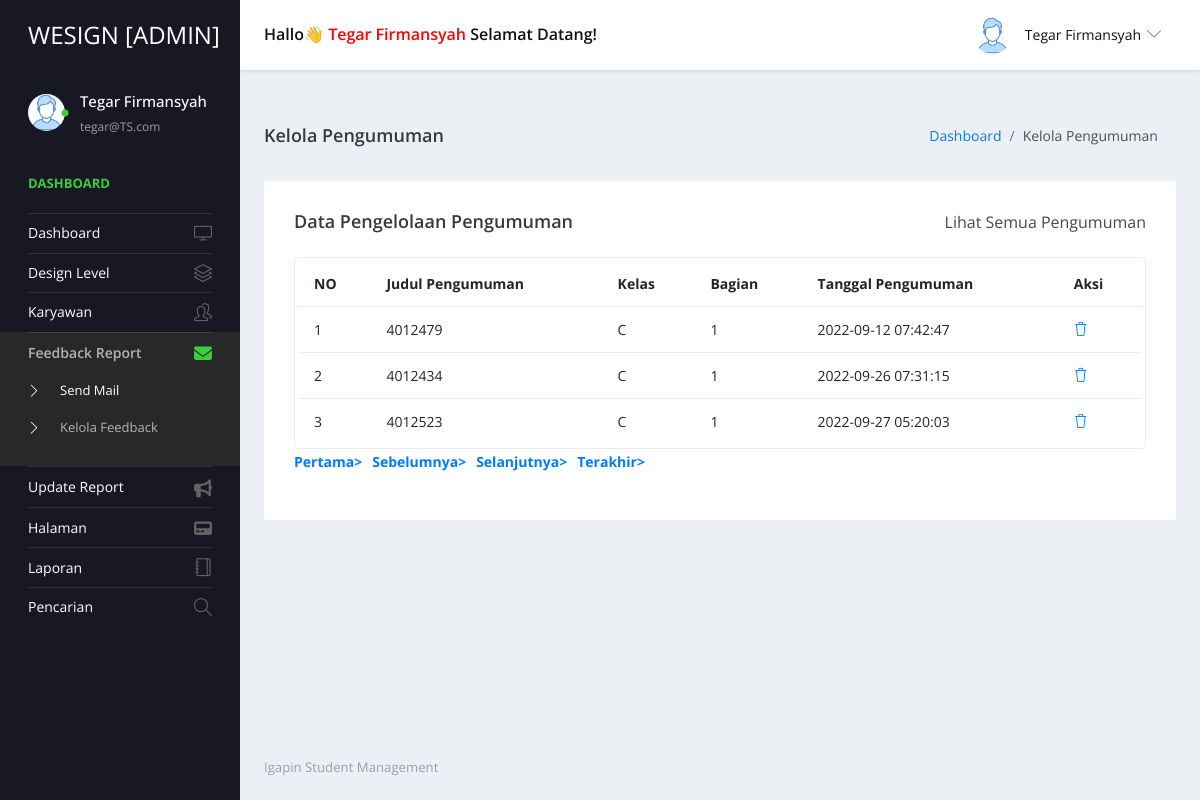
The app's page /admin/manage-notice.php (signed in) with its own data.
### tables this page shows
CREATE TABLE `tblnotice` (
  `ID` int(5) NOT NULL,
  `NoticeTitle` mediumtext DEFAULT NULL,
  `ClassId` int(10) DEFAULT NULL,
  `NoticeMsg` mediumtext DEFAULT NULL,
  `CreationDate` timestamp NULL DEFAULT current_timestamp()
);

CREATE TABLE `tblclass` (
  `ID` int(5) NOT NULL,
  `ClassName` varchar(50) DEFAULT NULL,
  `Section` varchar(20) DEFAULT NULL,
  `CreationDate` timestamp NULL DEFAULT current_timestamp()
);

### admin/manage-notice.php (the view, shortened to what this page needs)
<?php
include('includes/dbconnection.php');
if (strlen($_SESSION['sturecmsaid'] == 0)) {
  header('location:logout.php');
} else {
?>
  <!DOCTYPE html>
  <html lang="en">
  <head>
    <link rel="stylesheet" href="vendors/simple-line-icons/css/simple-line-icons.css">
    <link rel="stylesheet" href="vendors/flag-icon-css/css/flag-icon.min.css">
    <link rel="stylesheet" href="vendors/css/vendor.bundle.base.css">
    <link rel="stylesheet" href="./vendors/daterangepicker/daterangepicker.css">
    <link rel="stylesheet" href="./vendors/chartist/chartist.min.css">
    <link rel="stylesheet" href="./css/style.css">
  </head>
  <body>
    <div class="container-scroller">
      <?php include_once('includes/header.php'); ?>
      <div class="container-fluid page-body-wrapper">
        <?php include_once('includes/sidebar.php'); ?>
        <div class="main-panel">
          <div class="content-wrapper">
            <div class="page-header">
              <h3 class="page-title"> Kelola Pengumuman </h3>
              <nav aria-label="breadcrumb">
                <ol class="breadcrumb">
                  <li class="breadcrumb-item"><a href="dashboard.php">Dashboard</a></li>
                  <li class="breadcrumb-item active" aria-current="page"> Kelola Pengumuman</li>
                </ol>
              </nav>
            </div>
            <div class="row">
              <div class="col-md-12 grid-margin stretch-card">
                <div class="card">
                  <div class="card-body">
                    <div class="d-sm-flex align-items-center mb-4">
                      <h4 class="card-title mb-sm-0">Data Pengelolaan Pengumuman</h4>
                      <a href="#" class="text-dark ml-auto mb-3 mb-sm-0"> Lihat Semua Pengumuman</a>
                    </div>
                    <div class="table-responsive border rounded p-1">
                      <table class="table">
                        <thead>
                          <tr>
                            <th class="font-weight-bold">NO</th>
                            <th class="font-weight-bold">Judul Pengumuman</th>
                            <th class="font-weight-bold">Kelas</th>
                            <th class="font-weight-bold">Bagian</th>
                            <th class="font-weight-bold">Tanggal Pengumuman</th>
                            <th class="font-weight-bold">Aksi</th>
                          </tr>
                        </thead>
                        <tbody>
                          <?php
                          if (isset($_GET['pageno'])) {
                            $pageno = $_GET['pageno'];
                          } else {
                            $pageno = 1;
                          }
                          $no_of_records_per_page = 15;
                          $offset = ($pageno - 1) * $no_of_records_per_page;
                          $ret = "SELECT ID FROM tblnotice";
                          $query1 = $dbh->prepare($ret);
                          $query1->execute();
                          $total_rows = $query1->rowCount();
                          $total_pages = ceil($total_rows / $no_of_records_per_page);
                          $sql = "SELECT tblclass.ID,tblclass.ClassName,tblclass.Section,tblnotice.NoticeTitle,tblnotice.CreationDate,tblnotice.ClassId,tblnotice.ID as nid from tblnotice join tblclass on tblclass.ID=tblnotice.ClassId LIMIT $offset, $no_of_records_per_page";
                          $query = $dbh->prepare($sql);
                          $query->execute();
                          $results = $query->fetchAll(PDO::FETCH_OBJ);
                          $cnt = 1;
                          if ($query->rowCount() > 0) {
                            foreach ($results as $row) {               ?>
                              <tr>
                                <td><?php echo htmlentities($cnt); ?></td>
                                <td><?php echo htmlentities($row->NoticeTitle); ?></td>
                                <td><?php echo htmlentities($row->ClassName); ?></td>
                                <td><?php echo htmlentities($row->Section); ?></td>
                                <td><?php echo htmlentities($row->CreationDate); ?></td>
                                <td>
                                  <div>
                                    <a href="manage-notice.php?delid=<?php echo ($row->nid); ?>" onclick="return confirm('Apakah Kamu Yakin Ingin Menghapus ?');"> <i class="icon-trash"></i></a></div>
                                </td>
                              </tr><?php $cnt = $cnt + 1;
                                  }
                                } ?>
                        </tbody>
                      </table>
                    </div>
                    <div align="left">
                      <ul class="pagination">
                        <li><a href="?pageno=1"><strong>Pertama></strong></a></li>
                        <li class="<?php if ($pageno <= 1) {
                                      echo 'disabled';
                                    } ?>">
                          <a href="<?php if ($pageno <= 1) {
                                      echo '#';
                                    } else {
                                      echo "?pageno=" . ($pageno - 1);
                                    } ?>"><strong style="padding-left: 10px">Sebelumnya></strong></a>
                        </li>
                        <li class="<?php if ($pageno >= $total_pages) {
                                      echo 'disabled';
                                    } ?>">
                          <a href="<?php if ($pageno >= $total_pages) {
                                      echo '#';
                                    } else {
                                      echo "?pageno=" . ($pageno + 1);
                                    } ?>"><strong style="padding-left: 10px">Selanjutnya></strong></a>
                        </li>
                        <li><a href="?pageno=<?php echo $total_pages; ?>"><strong style="padding-left: 10px">Terakhir></strong></a></li>
                      </ul>
                    </div>
                  </div>
                </div>
              </div>
            </div>
          </div>
          <?php include_once('includes/footer.php'); ?>
        </div>
      </div>
    </div>
  </body>
  </html><?php }  ?>

### admin/includes/header.php (shortened to what this page needs)
<nav class="navbar default-layout-navbar col-lg-12 col-12 p-0 fixed-top d-flex flex-row">
  <div class="navbar-brand-wrapper d-flex align-items-center">
    <a class="navbar-brand brand-logo" href="dashboard.php">
      <strong style="color: white;">WESIGN [ADMIN]</strong>
    </a>
  </div><?php
         $aid = $_SESSION['sturecmsaid'];
         $sql = "SELECT * from tbladmin where ID=:aid";
         $query = $dbh->prepare($sql);
         $query->bindParam(':aid', $aid, PDO::PARAM_STR);
         $query->execute();
         $results = $query->fetchAll(PDO::FETCH_OBJ);
         if ($query->rowCount() > 0) {
           foreach ($results as $row) {               ?>
      <div class="navbar-menu-wrapper d-flex align-items-center flex-grow-1">
        <h5 class="mb-0 font-weight-medium d-none d-lg-flex">Hallo👋&nbsp;<a href="profile.php" style="color: red;"><?php echo htmlentities($row->AdminName); ?></a>&nbsp;Selamat Datang!</h5>
        <ul class="navbar-nav navbar-nav-right ml-auto">
          <li class="nav-item dropdown d-none d-xl-inline-flex user-dropdown">
            <a class="nav-link dropdown-toggle" id="UserDropdown" href="#" data-toggle="dropdown" aria-expanded="false">
              <img class="img-xs rounded-circle ml-2" src="images/faces/face8.jpg" alt="Profile image"> <span class="font-weight-normal"> <?php echo htmlentities($row->AdminName); ?> </span></a>
              </div><?php $cnt = $cnt + 1;
                   }
                 } ?>
          </li>
        </ul>
      </div>
</nav>

### admin/includes/sidebar.php (shortened to what this page needs)
<link rel="stylesheet" href="https://cdnjs.cloudflare.com/ajax/libs/font-awesome/6.2.0/css/all.min.css">
<nav class="sidebar sidebar-offcanvas" id="sidebar">
  <ul class="nav">
    <li class="nav-item nav-profile">
      <a href="#" class="nav-link">
        <div class="profile-image">
          <img class="img-xs rounded-circle" src="images/faces/face8.jpg" alt="profile image">
          <div class="dot-indicator bg-success"></div>
        </div>
        <div class="text-wrapper">
          <?php
          $aid = $_SESSION['sturecmsaid'];
          $sql = "SELECT * from tbladmin where ID=:aid";
          $query = $dbh->prepare($sql);
          $query->bindParam(':aid', $aid, PDO::PARAM_STR);
          $query->execute();
          $results = $query->fetchAll(PDO::FETCH_OBJ);
          $cnt = 1;
          if ($query->rowCount() > 0) {
            foreach ($results as $row) {               ?>
              <p class="profile-name"><?php echo htmlentities($row->AdminName); ?></p>
              <p class="designation"><?php echo htmlentities($row->Email); ?></p><?php $cnt = $cnt + 1;
                                                                                }
                                                                              } ?>
        </div>
      </a>
    </li>
    <li class="nav-item nav-category">
      <span class="nav-link">Dashboard</span>
    </li>
    <li class="nav-item">
      <a class="nav-link" href="dashboard.php">
        <span class="menu-title">Dashboard</span>
        <i class="icon-screen-desktop menu-icon"></i>
      </a>
    </li>
    <li class="nav-item">
      <a class="nav-link" data-toggle="collapse" href="#ui-basic" aria-expanded="false" aria-controls="ui-basic">
        <span class="menu-title">Design Level</span>
        <i class="icon-layers menu-icon"></i>
      </a>
    </li>
    <li class="nav-item">
      <a class="nav-link" data-toggle="collapse" href="#ui-basic1" aria-expanded="false" aria-controls="ui-basic1">
        <span class="menu-title">Karyawan</span>
        <i class="icon-people menu-icon"></i>
      </a>
    </li>
    <li class="nav-item">
      <a class="nav-link" data-toggle="collapse" href="#auth" aria-expanded="false" aria-controls="auth">
        <span class="menu-title">Feedback Report</span>
        <i class="fa-solid fa-envelope menu-icon"></i>
      </a>
      <div class="collapse" id="auth">
        <ul class="nav flex-column sub-menu">
          <li class="nav-item"> <a class="nav-link" href="add-notice.php"> Send Mail </a></li>
          <li class="nav-item"> <a class="nav-link" href="manage-notice.php"> Kelola Feedback </a></li>
        </ul>
      </div>
    </li>
    <li class="nav-item">
      <a class="nav-link" data-toggle="collapse" href="#auth1" aria-expanded="false" aria-controls="auth">
        <span class="menu-title">Update Report</span>
        <i class="fa-solid fa-bullhorn menu-icon"></i>
      </a>
    <li class="nav-item">
      <a class="nav-link" data-toggle="collapse" href="#auth2" aria-expanded="false" aria-controls="auth">
        <span class="menu-title">Halaman</span>
        <i class="fa-solid fa-pager menu-icon"></i>
      </a>
    </li>
    <li class="nav-item">
      <a class="nav-link" href="between-dates-reports.php">
        <span class="menu-title">Laporan</span>
        <i class="icon-notebook menu-icon"></i>
      </a>
    </li>
    <li class="nav-item">
      <a class="nav-link" data-toggle="collapse" href="#auth3" aria-expanded="false" aria-controls="auth">
        <span class="menu-title">Pencarian</span>
        <i class="icon-magnifier menu-icon"></i>
      </a>
    </li>
    </li>
  </ul>
</nav>

### records on screen
tblnotice: NoticeTitle "4012479", ClassId.ClassName "C", ClassId.Section "1", CreationDate "2022-09-12 07:42:47"
tblnotice: NoticeTitle "4012434", ClassId.ClassName "C", ClassId.Section "1", CreationDate "2022-09-26 07:31:15"
tblnotice: NoticeTitle "4012523", ClassId.ClassName "C", ClassId.Section "1", CreationDate "2022-09-27 05:20:03"

### other values on screen
$row->AdminName "Tegar Firmansyah"
$row->Email "tegar@TS.com"
